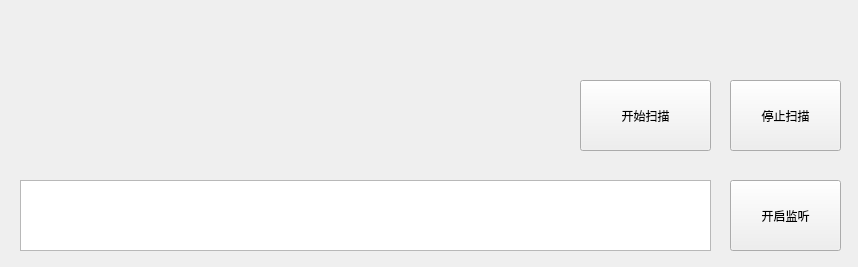
<?xml version="1.0" encoding="UTF-8"?>
<ui version="4.0">
 <class>MainWindow</class>
 <widget class="QMainWindow" name="MainWindow">
  <property name="geometry">
   <rect>
    <x>0</x>
    <y>0</y>
    <width>858</width>
    <height>267</height>
   </rect>
  </property>
  <property name="windowTitle">
   <string>MainWindow</string>
  </property>
  <widget class="QWidget" name="centralwidget">
   <widget class="QPushButton" name="pushButton">
    <property name="geometry">
     <rect>
      <x>730</x>
      <y>180</y>
      <width>111</width>
      <height>71</height>
     </rect>
    </property>
    <property name="text">
     <string>开启监听</string>
    </property>
   </widget>
   <widget class="QTextEdit" name="textEdit">
    <property name="geometry">
     <rect>
      <x>20</x>
      <y>180</y>
      <width>691</width>
      <height>71</height>
     </rect>
    </property>
   </widget>
   <widget class="QPushButton" name="StartScan">
    <property name="geometry">
     <rect>
      <x>580</x>
      <y>80</y>
      <width>131</width>
      <height>71</height>
     </rect>
    </property>
    <property name="text">
     <string>开始扫描</string>
    </property>
   </widget>
   <widget class="QPushButton" name="StopScan">
    <property name="geometry">
     <rect>
      <x>730</x>
      <y>80</y>
      <width>111</width>
      <height>71</height>
     </rect>
    </property>
    <property name="text">
     <string>停止扫描</string>
    </property>
   </widget>
  </widget>
 </widget>
 <resources/>
 <connections/>
</ui>
